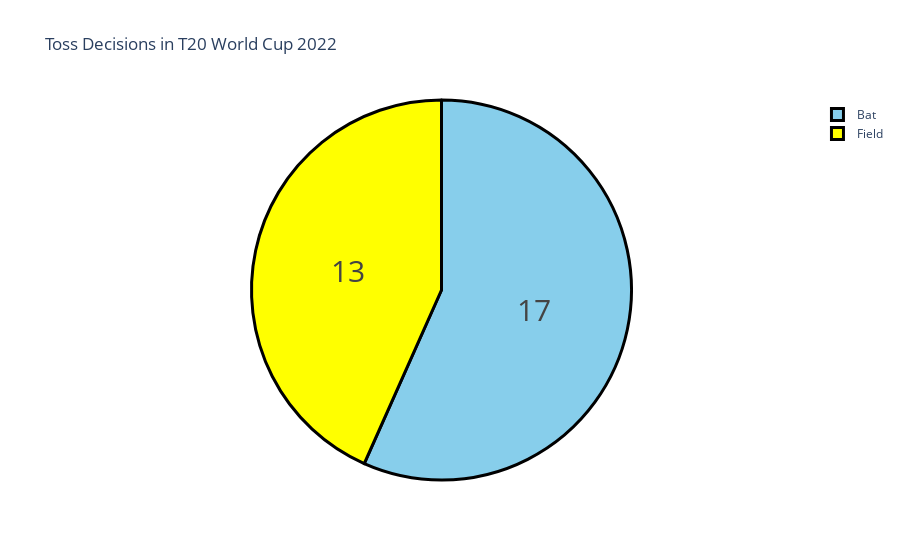

The code cell stored with this chart in its notebook:
### Markdown cell above
So in T20 World Cup 2022, 16 matches were won by batting first, and 13 matches were won by chasing. Now, let's have a look at the toss decisions by teams in world cup:

### Code cell
toss = df["toss decision"].value_counts()
label = toss.index
counts = toss.values
colors = ['skyblue','yellow']
fig =  go.Figure(data=[go.Pie(labels = label, values = counts)])
fig.update_layout(title_text = 'Toss Decisions in T20 World Cup 2022')
fig.update_traces(hoverinfo='label+percent', textinfo = 'value', textfont_size = 30,
                 marker =dict(colors=colors,line=dict(color='black', width=3)))
fig.show()

### Figure 1 — Plotly figure (JSON) as saved in the notebook; plotly's stock layout.template omitted (floating-point values rounded to 4 significant figures)
{"data": [{"hoverinfo": "label+percent", "labels": ["Bat", "Field"], "marker": {"colors": ["skyblue", "yellow"], "line": {"color": "black", "width": 3}}, "textfont": {"size": 30}, "textinfo": "value", "type": "pie", "values": [17, 13]}], "layout": {"title": {"text": "Toss Decisions in T20 World Cup 2022"}}}
